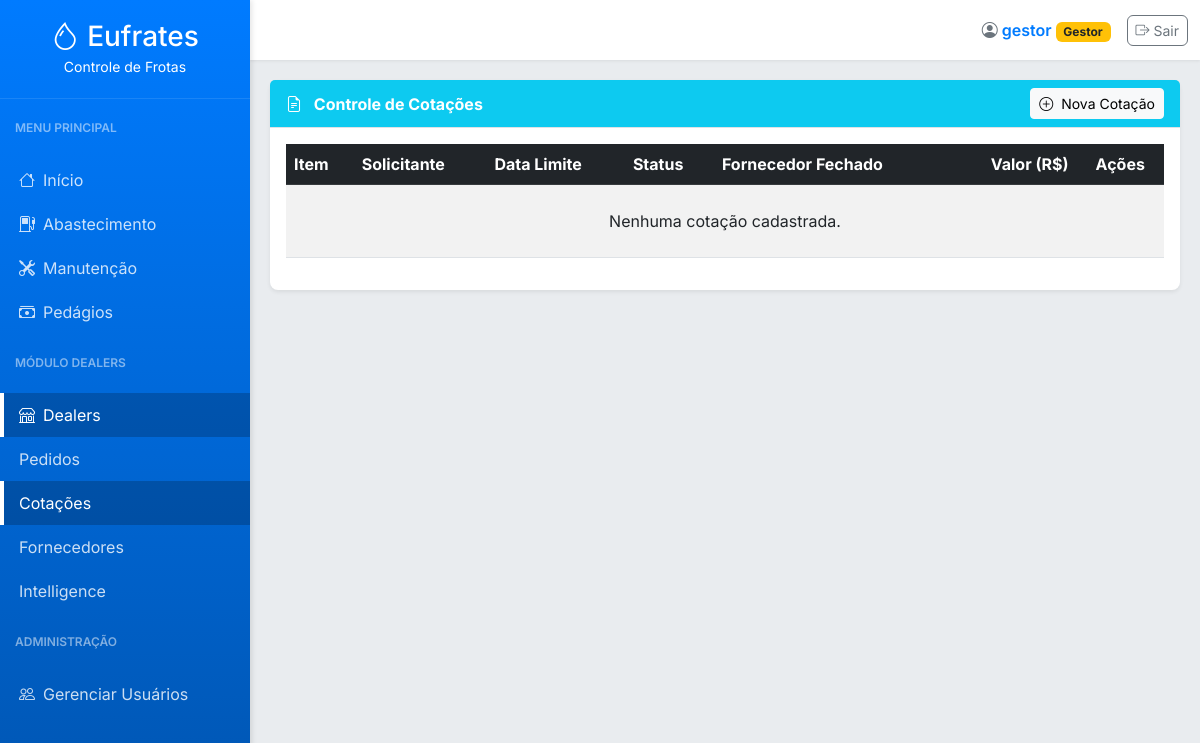
The page /dealers/cotacoes (signed in) on the database as committed earlier.
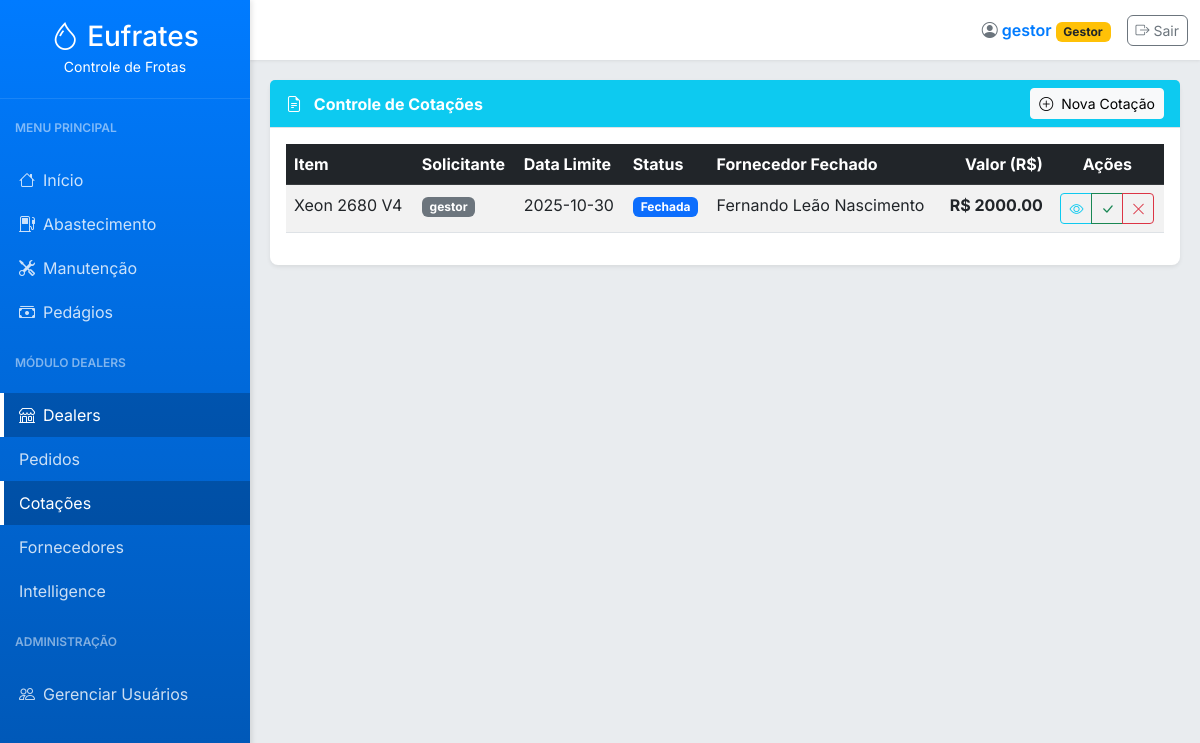
The same page on the database as committed later.
### tables this page shows
CREATE TABLE cotacoes (
        id INTEGER PRIMARY KEY AUTOINCREMENT,
        user_id INTEGER NOT NULL,
        item TEXT NOT NULL,
        quantidade REAL NOT NULL,
        data_limite TEXT NOT NULL,
        observacoes TEXT,
        fornecedor_id INTEGER,
        valor_fechado REAL,
        prazo_pagamento TEXT,
        faturamento TEXT,
        status TEXT DEFAULT 'Aberta', -- Aberta, Fechada, Aprovada, Rejeitada
        data_aprovacao TEXT,
        data_registro TEXT DEFAULT CURRENT_TIMESTAMP,
        FOREIGN KEY (user_id) REFERENCES users (id),
        FOREIGN KEY (fornecedor_id) REFERENCES fornecedores (id)
    );

CREATE TABLE users (
        id INTEGER PRIMARY KEY AUTOINCREMENT,
        username TEXT NOT NULL UNIQUE,
        password_hash TEXT NOT NULL,
        role TEXT NOT NULL CHECK(role IN ('Gestor', 'Comprador', 'Padrão'))
    );

CREATE TABLE fornecedores (
        id INTEGER PRIMARY KEY AUTOINCREMENT,
        cnpj TEXT NOT NULL UNIQUE,
        nome TEXT NOT NULL,
        ie TEXT,
        endereco TEXT,
        tipo TEXT,
        contato TEXT,
        data_registro TEXT DEFAULT CURRENT_TIMESTAMP
    );

### app.py (the view, shortened to what this page needs)
@app.route('/dealers/cotacoes', methods=['GET', 'POST'])
@login_required
def cotacoes():
    user_role = session.get('role')
    cotacoes_list = obter_cotacoes()
    fornecedores_list = obter_fornecedores()
    return render_template('cotacoes.html', active_page='cotacoes', cotacoes=cotacoes_list, fornecedores=fornecedores_list)

### app.py (called while the page is built)
@app.before_request
def load_logged_in_user():
    user_id = session.get('user_id')
    if user_id is None:
        g.user = None
    else:
        g.user = get_user_by_id(user_id)

def login_required(view):
    @wraps(view)
    def wrapped_view(*args, **kwargs):
        if g.user is None:
            flash('Você precisa estar logado para acessar esta página.', 'warning')
            return redirect(url_for('login'))
        return view(*args, **kwargs)
    return wrapped_view

@app.context_processor
def inject_now():
    return {'now': datetime.now(), 'g': g}

### database.py (called while the page is built)
def get_db_connection():
    conn = sqlite3.connect('abastecimentos.db')
    conn.row_factory = sqlite3.Row  # Permite acessar colunas por nome
    return conn

def get_user_by_id(user_id):
    conn = get_db_connection()
    user = conn.execute('SELECT * FROM users WHERE id = ?', (user_id,)).fetchone()
    conn.close()
    return user

def obter_fornecedores():
    conn = get_db_connection()
    df = pd.read_sql('SELECT id, cnpj, nome, ie, tipo, contato, data_registro FROM fornecedores ORDER BY nome', conn)
    conn.close()
    return df.to_dict('records')

### templates/cotacoes.html (shortened to what this page needs)
{% extends "base.html" %}
{% block content %}
<div class="card">
    <div class="card-header bg-info text-white d-flex justify-content-between align-items-center">
        <div>
            <i class="bi bi-file-earmark-text me-2"></i> Controle de Cotações
        </div>
        <button class="btn btn-light btn-sm" data-bs-toggle="modal" data-bs-target="#novaCotacaoModal">
            <i class="bi bi-plus-circle me-1"></i> Nova Cotação
        </button>
    </div>
    <div class="card-body">
        <div class="table-responsive">
            <table class="table table-striped table-hover">
                <thead class="table-dark">
                    <tr>
                        <th>Item</th>
                        <th>Solicitante</th>
                        <th>Data Limite</th>
                        <th>Status</th>
                        <th>Fornecedor Fechado</th>
                        <th class="text-end">Valor (R$)</th>
                        <th class="text-center">Ações</th>
                    </tr>
                </thead>
                <tbody>
                    {% for cotacao in cotacoes %}
                    <tr id="row-{{ cotacao.id }}">
                        <td>{{ cotacao.item }}</td>
                        <td><span class="badge bg-secondary">{{ cotacao.solicitante }}</span></td>
                        <td>{{ cotacao.data_limite }}</td>
                        <td>
                            <span class="badge
                                {% if cotacao.status == 'Aberta' %}bg-warning
                                {% elif cotacao.status == 'Fechada' %}bg-primary
                                {% elif cotacao.status == 'Aprovada' %}bg-success
                                {% else %}bg-danger{% endif %}">
                                {{ cotacao.status }}
                            </span>
                        </td>
                        <td>{{ cotacao.fornecedor_nome if cotacao.fornecedor_nome else '-' }}</td>
                        <td class="text-end fw-bold">
                            {% if cotacao.valor_fechado %}
                                R$ {{ "%.2f"|format(cotacao.valor_fechado) }}
                            {% else %}
                                -
                            {% endif %}
                        </td>
                        <td class="text-center">
                            <div class="btn-group btn-group-sm">
                                <button class="btn btn-outline-info" onclick="detalhesCotacao({{ cotacao.id }})" title="Detalhes">
                                    <i class="bi bi-eye"></i>
                                </button>
                                {% if g.user.role == 'Gestor' and cotacao.status == 'Fechada' %}
                                <button class="btn btn-outline-success" onclick="aprovarCotacao({{ cotacao.id }})" title="Aprovar e Gerar Pedido">
                                    <i class="bi bi-check-lg"></i>
                                </button>
                                <button class="btn btn-outline-danger" onclick="rejeitarCotacao({{ cotacao.id }})" title="Rejeitar Cotação">
                                    <i class="bi bi-x-lg"></i>
                                </button>
                                {% endif %}
                            </div>
                        </td>
                    </tr>
                    {% else %}
                    <tr>
                        <td colspan="7" class="text-center py-4">Nenhuma cotação cadastrada.</td>
                    </tr>
                    {% endfor %}
                </tbody>
            </table>
        </div>
    </div>
</div>
{% endblock %}

Rows that differ between the two databases and show on the page:
added cotacoes: item "Xeon 2680 V4", solicitante "gestor", data_limite "2025-10-30", status "Fechada", nome "Fernando Leão Nascimento", valor_fechado "2000.00"
Other text that changed with them:
text no longer shown: "Nenhuma cotação cadastrada."
